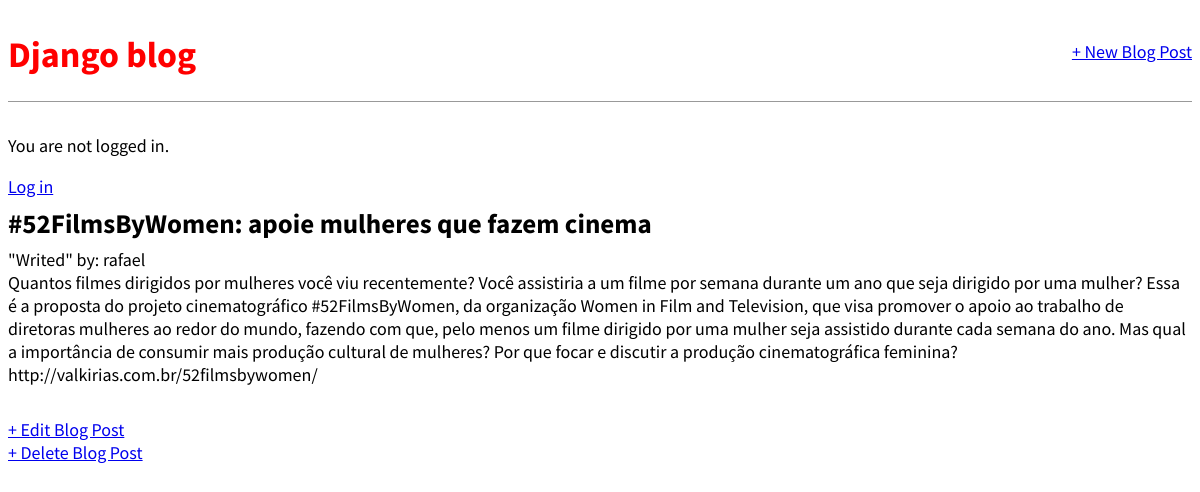
Screenshot of /post/3 with the database file from the repository.
### blog/models.py (models this page shows, shortened)
class Post(models.Model):
    title = models.CharField(max_length = 200)
    author = models.ForeignKey(
        'auth.User',
        on_delete = models.CASCADE,
    )
    body = models.TextField()

### blog/views.py (the view)
# urls.py: path('post/<int:pk>', BlogDetailView.as_view(), name = 'post_detail'),
class BlogDetailView(DetailView):
    model = Post
    template_name = 'post_detail.html'

### templates/post_detail.html
{% extends 'base.html' %}
{% block content %}
    <div class="post-entry">
        <h2>{{ post.title }}</h2>
        <p>"Writed" by: {{ post.author}}</p>
        <p>{{ post.body }}</p>
    </div>
    <a href="{% url 'post_edit' post.pk %}">+ Edit Blog Post</a></br>
    <a href="{% url 'post_delete' post.pk %}">+ Delete Blog Post</a>
{% endblock content %}

### static/css/base.css (style rules this page uses)
body { font-family: 'Source Sans Pro', sans-serif; font-size:18px; }
.post-entry { margin-bottom:2rem; }
.post-entry h2 { margin:0.5rem 0; }
.post-entry p { margin:0; font-weight:400; }

### rows the page displays
Post: title "#52FilmsByWomen: apoie mulheres que fazem cinema", author "rafael", body "Quantos filmes dirigidos por mulheres você viu recentemente? Você assistiria a um filme por semana durante um ano que seja dirigido por uma mulher? Essa é a proposta do projeto cinematográfico #52FilmsByWomen, da organização Women in Film and Television, que visa promover o apoio ao trabalho de diretoras mulheres ao redor do mundo, fazendo com que, pelo menos um filme dirigido por uma mulher seja assistido durante cada semana do ano. Mas qual a importância de consumir mais produção cultural de mulheres? Por que focar e discutir a produção cinematográfica feminina? http://valkirias.com.br/52filmsbywomen/"
